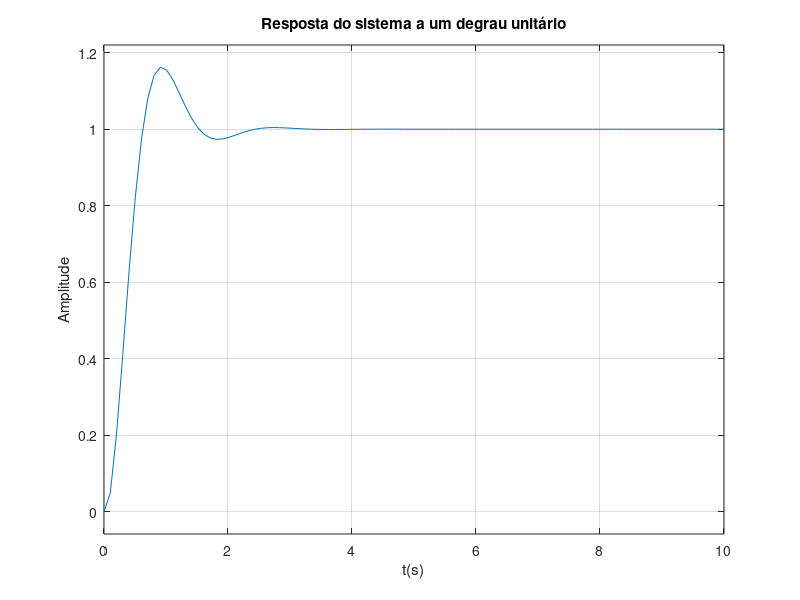

Here is the MATLAB script that generated this plot:
clc
clear all
close all

%{
    Na parte 2, observamos que  sobressinal e o tempo de acomodação se
    aproximaram dos especificados. Todavia, houve um aumento dos ganhos
    do controlador. Ganhos elevados podem trazer problemas de implementação.
    Também implicam em maior energia necessária para se impor a dinâmica
    desejada. Estes fatores devem ser analisados ao se especificar os
    polos de malha fechada desejados. Agora, afaste ainda mais o terceiro
    polo s3, isto é, considere s3=−50. Recalcule o vetor de ganhos K e o
    ganho Kr. Observe os valores dos ganhos, o sobressinal e o tempo de
    acomodação obtidos através de simulação. É esperada uma maior
    aproximação da resposta dos valores especificados para o sobressinal e
    tempo de acomodação. Todavia, os ganhos devem ser ainda maiores.
%}

up = 0.1630;
ts = 2;

A = [0 1 0 ; 0 0 1 ; 0 -2 -3];
B = [0 ; 0 ; 1];
C = [2 0 0];
D = 0;

sys = ss(A, B, C, D);

damp = -log(up) / sqrt(pi^2 + (log(up))^2);
natural_frequency = 4 / (ts * damp);

real_s = -damp * natural_frequency;
img_s = natural_frequency * sqrt(1 - damp^2);
s1 = real_s + i * img_s;
s2 = real_s - i * img_s;
s3 = -50;

%{
    a) O vetor de ganhos do controlador é:
%}

K = place(A, B, [s1 s2 s3])

%{
    b) O ganho CC do sistema compensado é:
%}

Amf = A - B * K;
sysMF = ss(Amf, B, C, D);
dcGain = dcgain(sysMF)

%{
    c) O valor do ganho que pondera a referência é:
%}

kr = 1 / dcGain

%{
    d) A partir da simulação do sistema compensado, o sistema exibe um
    sobressinal de:
%}

Bmf = B * kr;
Cmf = C;
Dmf = D;

sysMF = ss(Amf, Bmf, Cmf, Dmf);

figure;
time = linspace(0, 10, 100);
step(sysMF, time);
title('Resposta do sistema a um degrau unitário');
xlabel('t(s)')
ylabel('Amplitude')

